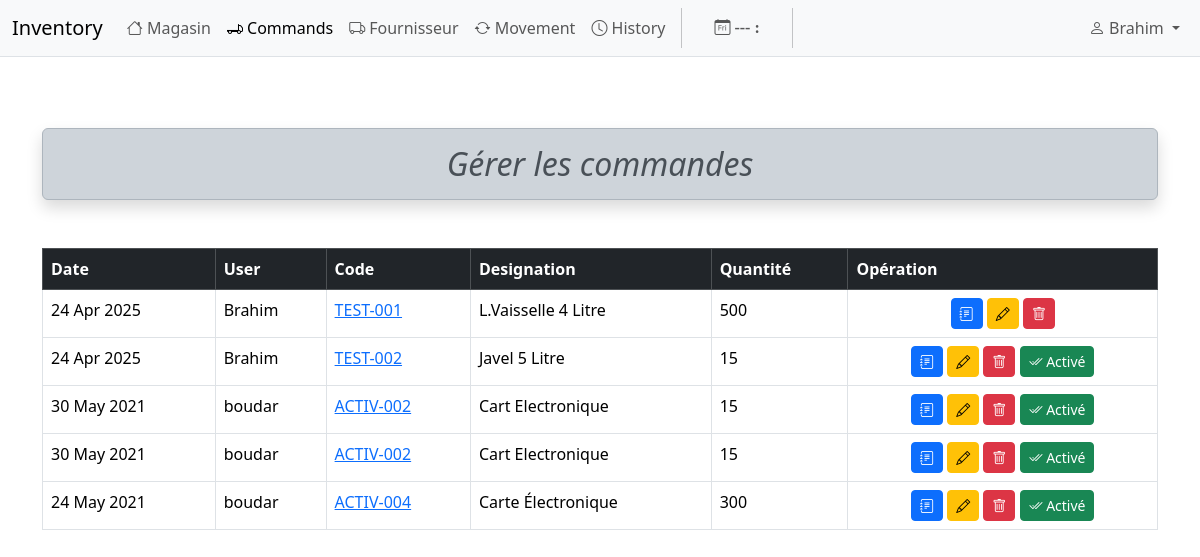
/magasin/commands (signed in), run on an earlier commit of the app's database.
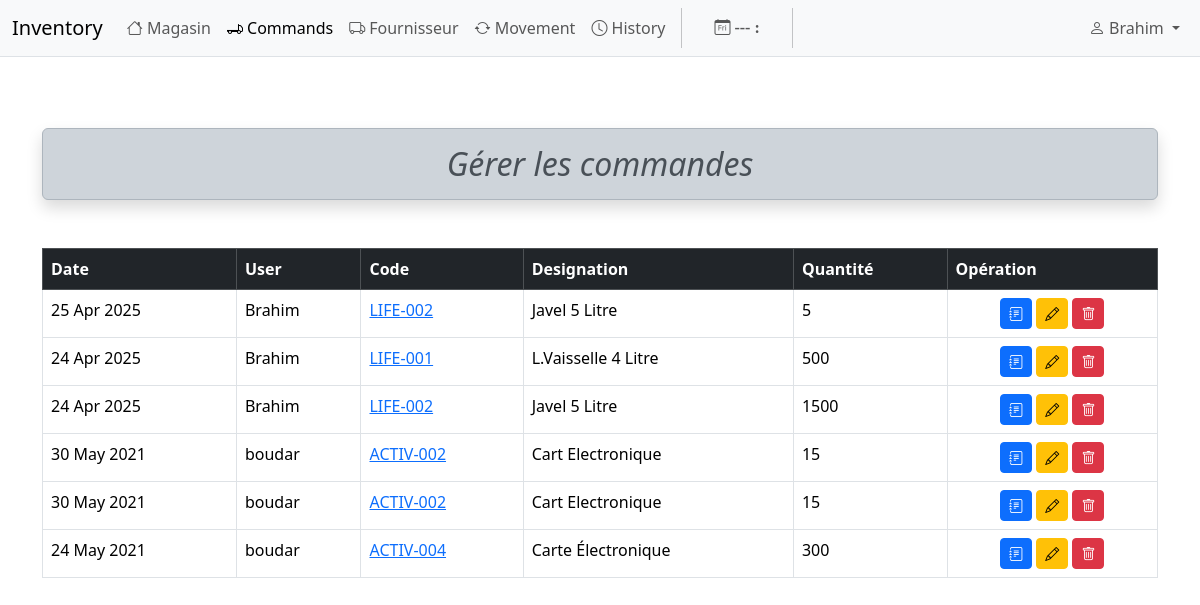
And on a later commit of the database.
### magasin/models.py (models this page shows, shortened)
class Command(models.Model):
    command_id = models.AutoField(primary_key=True)
    art_id = models.ForeignKey(Article, related_name='command_art_id', db_index=True, on_delete=models.CASCADE)
    user_id = models.ForeignKey(User, related_name='command_user_id', on_delete=models.CASCADE)
    command_date = models.DateTimeField()
    qte = models.PositiveIntegerField(null=True)
    status = models.PositiveSmallIntegerField(default=0)
    class Meta:
        ordering = ('-command_date',)          # order by movement_date DESC

class Article(models.Model):
    category = models.ForeignKey(Category, related_name='articles', on_delete=models.CASCADE)
    art_id = models.AutoField(primary_key=True)
    slug = models.SlugField(max_length=200, db_index=True)
    designation = models.CharField(max_length=255, db_index=True, null=True, blank=True)
    code = models.CharField(max_length=100, db_index=True, unique=True)
    ref = models.CharField(max_length=255, db_index=True, null=True, blank=True)
    emp = models.CharField(max_length=50, null=True, blank=True)
    umesure = models.CharField(max_length=50, null=True, blank=True, default='pcs')
    qte = models.PositiveIntegerField()
    prix = models.DecimalField(decimal_places=2, max_digits=15)
    valeur = models.DecimalField(decimal_places=2, max_digits=20, null=True)
    created = models.DateTimeField(auto_now_add=True)
    observation = models.CharField(max_length=255, null=True, blank=True)
    class Meta:
        ordering = ('code', 'ref', 'designation')
    def get_absolute_url(self):
        return reverse('magasin:article_detail', args=[self.art_id, self.slug])

### magasin/views.py (the view)
# urls.py: path('magasin/commands', views.manage_command, name='manage_command'),                    # all commands
@login_required
def manage_command(request):
    hijri = functions.hijri_()
    nbar = 'command'
    commandes = models.Command.objects.select_related('art_id', 'user_id').all()
    context = {'hijri': hijri, 'nbar': nbar, 'commandes': commandes}
    return render(request, 'magasin/article/manage_command.html', context)

### magasin/functions.py (called while the page is built)
def hijri_():
    tday = date.today()
    hijri = HijriDate(tday.year, tday.month, tday.day, gr=True)
    return hijri

### magasin/templates/magasin/article/manage_command.html (shortened to what this page needs)
{% extends "magasin/base.html" %}
{% load static %}
{% load widget_tweaks %}
{% block content %}
<div class="container">
    <h2 class="alert alert-dark my-5 fst-italic rounded text-center shadow">
        Gérer les commandes
    </h2>
    <table class="table table-bordered table-hover">
        <thead class="table-dark">
            <tr>
                <th scope="col">Date</th>
                <th scope="col">User</th>
                <th scope="col">Code</th>
                <th scope="col">Designation</th>
                <th scope="col">Quantité</th>
                <th scope="col">Opération</th>
            </tr>
        </thead>
        <tbody>
            {% for commande in commandes %}
                <tr id="commande-row-{{ commande.command_id}}">
                    <td>{{ commande.command_date|date:"d M Y" }}</td>
                    <td>{{ commande.user_id.username }}</td>
                    <td>
                        <a href="{{ commande.art_id.get_absolute_url }}">{{ commande.art_id.code }}</a>
                    </td>
                    <td>{{ commande.art_id.designation }}</td>
                    <td>{{ commande.qte }}</td>
                    <td class="text-center">
                        <button class="readCommandBtn btn btn-sm btn-primary"
                                data-bs-toggle="tooltip" data-bs-placement="bottom" title="Commande détail."
                                data-form-url="{% url "magasin:read_commande" commande.command_id %}">
                            <i class="bi bi-journal-text"></i>
                        </button>
                        <button class="editCommandeBtn btn btn-sm btn-warning"
                                data-bs-toggle="tooltip" data-bs-placement="bottom"
                                title="Modifier la commande."
                                data-form-url="{% url "magasin:update_commande" commande.command_id %}">
                            <i class="bi bi-pencil"></i>
                        </button>
                        <button class="deleteCommandeBtn btn btn-sm btn-danger" data-item-id="{{ commande.command_id}}"
                                data-bs-toggle="tooltip" data-bs-placement="bottom" title="Supprimé la commande.">
                            <i class="bi bi-trash"></i>
                        </button>
                        {% if commande.status == 0 %}
                            <a href="#" class="activateCommandeBtn btn btn-sm btn-success"
                               data-form-url="{% url "magasin:activate_commande" commande.command_id %}"
                               data-bs-toggle="tooltip" data-bs-placement="bottom" title="Activé la commande.">
                                <i class="bi bi-check2-all activateCommandeBtn"></i> Activé
                            </a>
                        {% endif %}
                    </td>
                </tr>
            {% endfor %}
        </tbody>
    </table>
</div>
{% endblock %}

### magasin/templates/magasin/base.html (shortened to what this page needs)
{% load static %}
<!DOCTYPE html>
<html data-bs-theme="light" lang="en">
    <head>
        <link rel="stylesheet" href="{% static "css/bootstrap.min.css" %}">
        <link rel="stylesheet" href="{% static "css/bootstrap-icons.min.css" %}">
        <link rel="stylesheet" href="{% static "css/main.css" %}">
    </head>
    <body>
        <nav class="navbar navbar-expand-lg mr-auto border-bottom border-body fixed-top bg-body-tertiary">
            <div class="container-fluid">
                <a class="navbar-brand" href="{% url "magasin:dashboard" %}">Inventory</a>
                <div class="collapse navbar-collapse" id="app-nav">
                    <ul class="navbar-nav me-auto">
                        {% if request.user.is_authenticated %}
                        <li class="nav-item ">
                            <a class="nav-link {% if nbar == "magasin" %}active{% endif %}"
                               href="{% url "magasin:article_list" %}">
                                <i class="bi bi-house"></i> Magasin
                            </a>
                        </li>
                        <li class="nav-item ">
                            <a class="nav-link {% if nbar == "command" %}active{% endif %}"
                               href="{% url "magasin:manage_command" %}">
                                <i class="bi bi-truck-flatbed"></i> Commands
                            </a>
                        </li>
                        <li class="nav-item">
                            <a class="nav-link {% if nbar == "fournisseur" %}active{% endif %}"
                               href="{% url "fournisseur:fourniss_list" %}">
                                <i class="bi bi-truck me-1"></i>Fournisseur
                            </a>
                        </li>
                        <li class="nav-item ">
                            <a class="nav-link {% if nbar == "movement" %}active{% endif %}"
                               href="{% url "magasin:movement" %}">
                                <i class="bi bi-arrow-repeat"></i> Movement
                            </a>
                        </li>
                        <li class="nav-item ">
                            <a class="nav-link {% if nbar == "history" %}active{% endif %}"
                               href="{% url "magasin:magasin_log" %}">
                                <i class="bi bi-clock"></i> History
                            </a>
                        </li>
                        {% endif %}
                        <li class="nav-item">
                        </li>
                        <span class="navbar-text hijri_date fw-bold px-4">
                            <i class="bi bi-calendar-day"></i>
                            ---
                            {{ hijri.day_name }}: {{ hijri.day }} {{ hijri.month_name }} {{ hijri.year }}
                        </span>
                        <li class="nav-item">
                        </li>
                    </ul>
                    {% if request.user.is_authenticated %}
                        <ul class="navbar-nav ms-auto">
                            <li class="nav-item dropdown ms-auto ">
                                <a class="nav-link dropdown-toggle" href="#" id="navbarDropdown"
                                   role="button" data-bs-toggle="dropdown" aria-expanded="false">
                                    <i class="bi bi-person"></i>&nbsp;{{ request.user.username }}
                                </a>
                            </li>
                        </ul>
                    {% endif %}
                </div>
            </div>
        </nav>
        <div class="container-fluid">
            {% block content %}{% endblock %}
        </div>
    </body>
</html>

### magasin/static/css/main.css (style rules this page uses)
body { font-family: system-ui, -apple-system, BlinkMacSystemFont, 'Segoe UI', Roboto, 'Helvetica Neue', Arial, sans-serif, 'Apple Color Emoji', 'Segoe UI Emoji', 'Segoe UI Symbol' !important; padding-top: 80px; }
.hijri_date { font-family: Amiri; }

What changed in the data, as far as the page shows it:
added Command: command_date "25 Apr 2025", user_id.username "Brahim", art_id.code "LIFE-002", art_id.designation "Javel 5 Litre", qte "5"
changed through a linked row, Command "L.Vaisselle 4 Litre": art_id.code "TEST-001" → "LIFE-001"
changed Command (number 3 of 6 on the later page): art_id.code "TEST-002" → "LIFE-002"; qte "15" → "1500"; no longer shows "Activé"
changed Command (number 4 of 6 on the later page): no longer shows "Activé"
changed Command (number 5 of 6 on the later page): no longer shows "Activé"
changed Command "24 May 2021": no longer shows "Activé"
